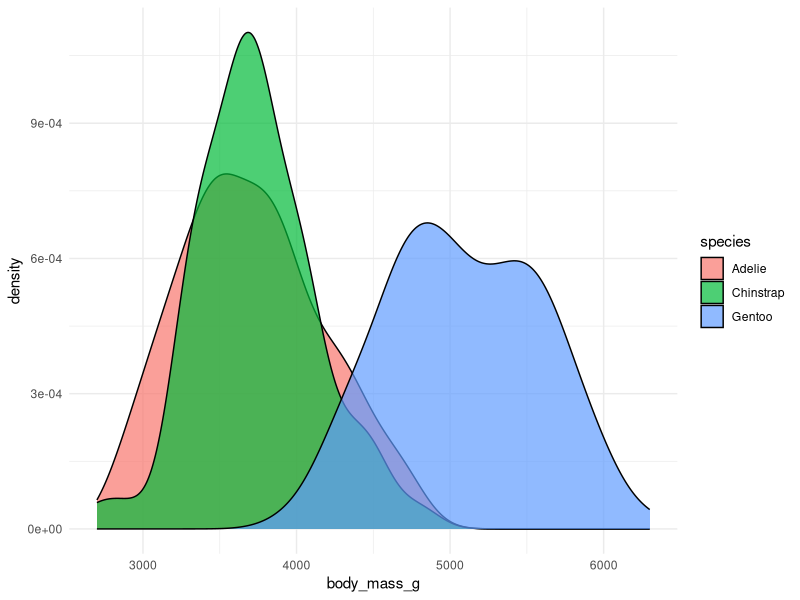
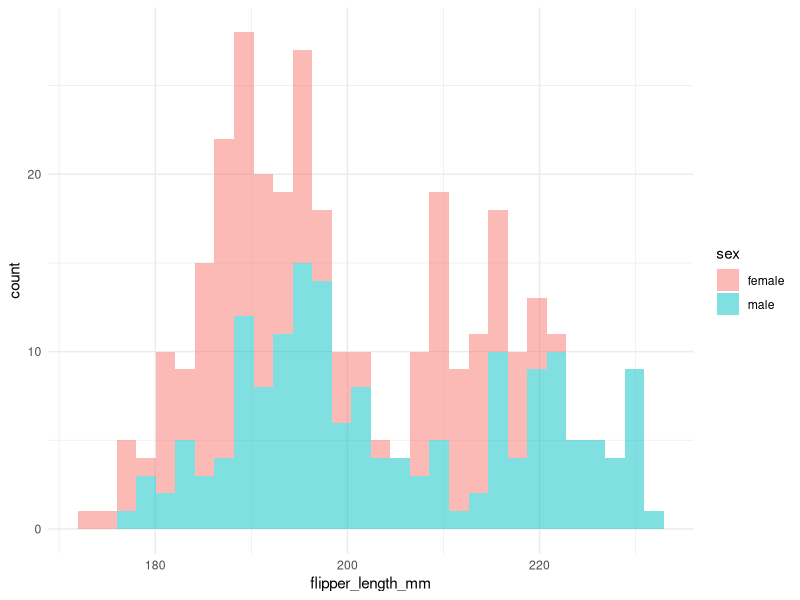

Reproduce these figures in R, in order.
# coded by: Nan Nourn
# date: 2025-12-07
# purpose: to show common data science and coding principles in R with new Positron IDE

# load packages
library(tidyverse)
library(palmerpenguins)
library(here)
here()
theme_set(theme_minimal())

# load dataset
penguins <- palmerpenguins::penguins
penguins <- penguins |> drop_na()

# simple graphs
# compare mass between species
penguins |>
  ggplot(aes(x = body_mass_g, fill = species)) +
  geom_density(alpha = 0.7)
# compare flipper length between sex
penguins |>
  ggplot(aes(x = flipper_length_mm, fill = sex)) +
  geom_histogram(alpha = 0.5)
